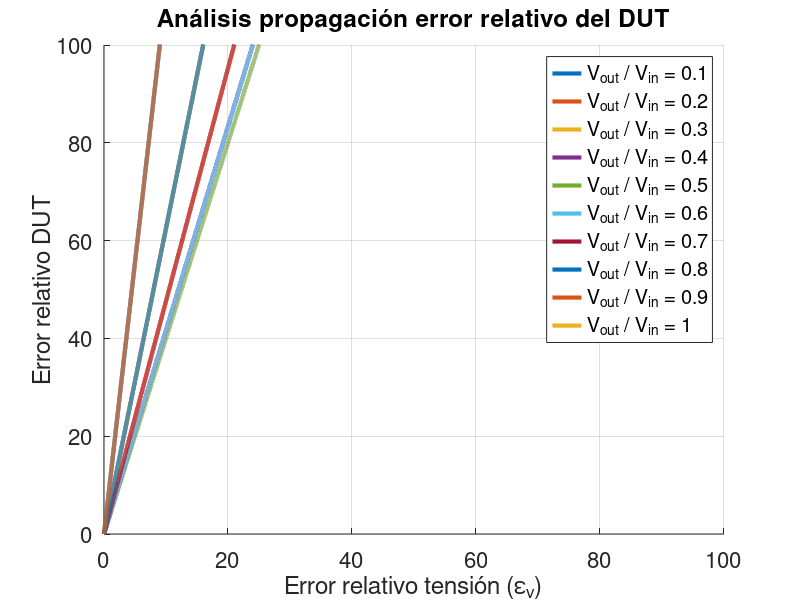

The MATLAB script that drew this image:
T=[0:1e-3:100];
X=[0.1, 0.2, 0.3, 0.4, 0.5, 0.6, 0.7, 0.8, 0.9, 1];

errRel = @(ev, x) 0.01 + ev / (x*(1-x));

fig = figure();
hold on; grid on;
title('Análisis propagación error relativo del DUT');
xlabel('Error relativo tensión (\epsilon_v)');
ylabel('Error relativo DUT');
ylim([0, 100]);

for (i=1:10)
  plot(T, errRel(T, X(i)), 'LineWidth', 3);
end

legend(
'V_{out} / V_{in} = 0.1',
'V_{out} / V_{in} = 0.2',
'V_{out} / V_{in} = 0.3',
'V_{out} / V_{in} = 0.4',
'V_{out} / V_{in} = 0.5',
'V_{out} / V_{in} = 0.6',
'V_{out} / V_{in} = 0.7',
'V_{out} / V_{in} = 0.8',
'V_{out} / V_{in} = 0.9',
'V_{out} / V_{in} = 1'
);

set(gca, 'fontsize', 16);

print(fig, 'error_rel.png', '-dpng', '-r300');
